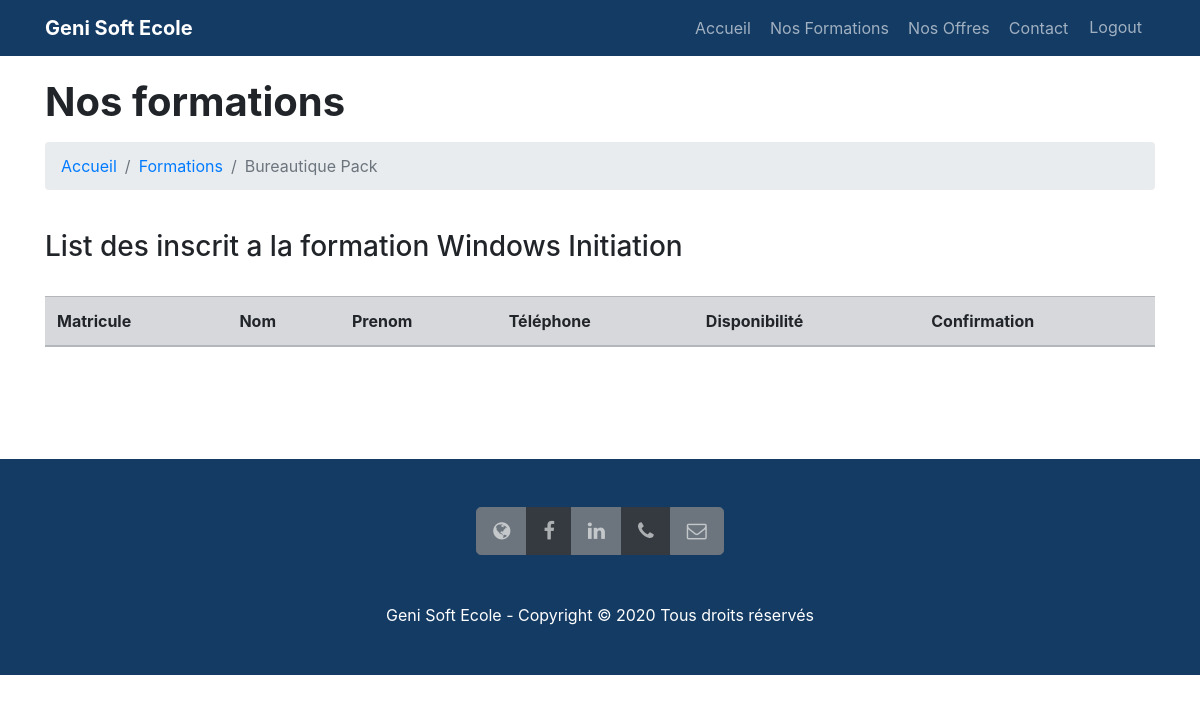
The page /formationsAdmin/BureautiquePack/WindowsInitiatition.php (signed in) on the database as committed earlier.
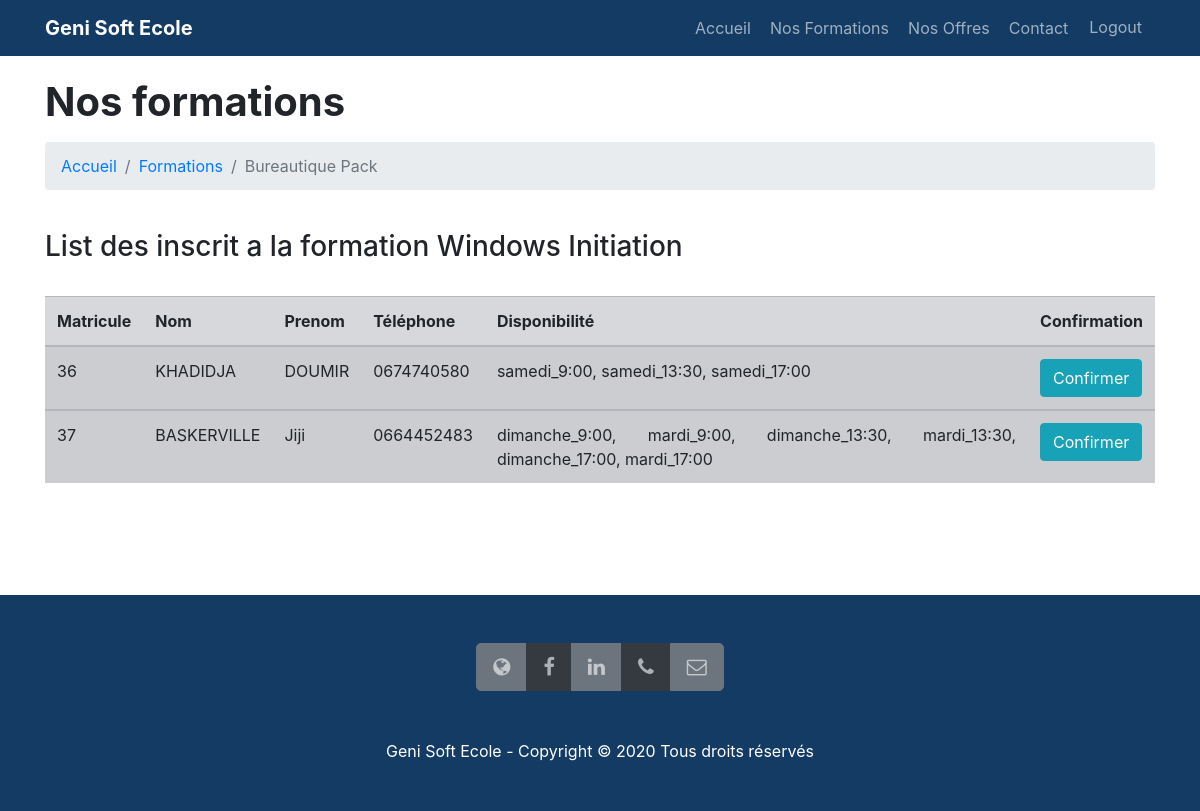
The same page on the database as committed later.
### tables this page shows
CREATE TABLE IF NOT EXISTS `preinscrit` (
  `matricule` int(11) NOT NULL AUTO_INCREMENT,
  `nom` varchar(100) NOT NULL,
  `prenom` varchar(100) NOT NULL,
  `gender` varchar(100) NOT NULL,
  `dateN` date NOT NULL,
  `lieuN` text NOT NULL,
  `adresse` text NOT NULL,
  `niveauEtu` varchar(100) NOT NULL,
  `telephone` int(12) NOT NULL,
  `formation` varchar(100) NOT NULL,
  `email` varchar(100) NOT NULL,
  `occupation` text NOT NULL,
  `disponibilité` text NOT NULL,
  PRIMARY KEY (`matricule`)
);

### formationsAdmin/BureautiquePack/WindowsInitiatition.php (the view, shortened to what this page needs)
<!doctype html>
<html lang="Fr">
<head>
    <link rel="stylesheet" href="https://stackpath.bootstrapcdn.com/bootstrap/4.4.1/css/bootstrap.min.css"
>
    <link rel="stylesheet" href="https://stackpath.bootstrapcdn.com/font-awesome/4.7.0/css/font-awesome.min.css" />
    <link rel="stylesheet" type="text/css" href="../../css/custom.css">
    <link rel="stylesheet" href="../../css/formation.css">
    <link rel="stylesheet" href="https://stackpath.bootstrapcdn.com/font-awesome/4.7.0/css/font-awesome.min.css" />
</head>
<body>
    <nav class="navbar navbar-expand-lg navbar-dark my-bg-color fixed-top">
        <div class="container">
            <a id="logo" href="../../php/indexAdmin.php" class="navbar-brand text-white">Geni Soft Ecole</a>
            <div class="collapse navbar-collapse" id="navbarResponsive">
                <ul class="navbar-nav ml-auto">
                    <li class="nav-item">
                        <a href="../../php/indexAdmin.php" class="nav-link">Accueil</a>
                    </li>
                    <li class="nav-item">
                        <a href="../../php/formationsAdmin.php" class="nav-link">Nos Formations</a>
                    </li>
                    <li class="nav-item">
                        <a href="" class="nav-link">Nos Offres</a>
                    </li>
                    <li class="nav-item">
                        <a href="" class="nav-link">Contact</a>
                    </li>
                    <li class="nav-item">
                        <a href="../../php/logout.php" class="btn btn-link" style="color: rgba(255,255,255,.6);">Logout</a>
                    </li>
                </ul>
            </div>
        </div>
    </nav>
    <div class="container">
        <h1 class="mt-4 mb-3">Nos formations</h1>
        <ul class="breadcrumb">
            <li class="breadcrumb-item"><a href="../../php/indexAdmin.php">Accueil</a></li>
            <li class="breadcrumb-item"><a href="../../php/formationsAdmin.php">Formations</a></li>
            <li class="breadcrumb-item active">Bureautique Pack</li>
        </ul>
    </div>
    <?php
        try
        {
            $bdd = new PDO('mysql:host=localhost;dbname=gsef;charset=utf8', 'root', '');
        }
        catch(Exception $e)
        {
                die('Erreur : '.$e->getMessage());
        }
        $reponse = $bdd->query('SELECT matricule, nom, prenom, gender, dateN, lieuN, adresse, niveauEtu, telephone, formation, email, occupation, disponibilité FROM preinscrit');
        echo '<br>';
        echo '<div class="container">';
        echo    '<h3>List des inscrit a la formation Windows Initiation</h3>';
        echo    '<br>';
            echo    '<table class="table table-secondary table-striped table-hover">';
            echo        '<thead>';
            echo        '<tr>';
            echo            '<th>Matricule</th>';
            echo            '<th>Nom</th>';
            echo            '<th>Prenom</th>';
            echo            '<th>Téléphone</th>';
            echo            '<th>Disponibilité</th>';
            echo            '<th>Confirmation</th>';
            echo        '</tr>';
        while ($donnees = $reponse->fetch())
        {
            echo        '</thead>';
            echo        '<tbody>';
            echo        '<tr>';
            echo            '<td>' . htmlspecialchars($donnees['matricule']) . '</td>';
            echo            '<td>' . strtoupper (htmlspecialchars($donnees['nom'])) . '</td>';
            echo            '<td>' . ucfirst (htmlspecialchars($donnees['prenom'])) . '</td>';
            echo            '<td> 0' . htmlspecialchars($donnees['telephone']) . '</td>';
            echo            '<td> ' . htmlspecialchars($donnees['disponibilité']) . '</td>';
            echo            '<td> <button class="btn btn-info" onclick="confirmer()">Confirmer</button> </td>';
            echo        '</tr>';
            echo        '</tbody>';
        }
        echo    '</table>';
    ?>
    </div>
    <br><br><br><br>
    <footer class="py-5 my-bg-color text-center">
        <div class="container">
            <div class="btn-group btn-group-lg">
                <a class="btn btn-secondary" href="https://www.geni-soft.com" target="blank"><i
                        class="fa fa-globe"></i></a>
                <a class="btn btn-dark" href="https://web.facebook.com/GeniSoftInformatique/?ref=br_rs"
                    target="blank"><i class="fa fa-facebook"></i></a>
                <a class="btn btn-secondary" href="https://www.linkedin.com/company/geni-soft-informatique"
                    target="blank"><i class="fa fa-linkedin"></i></a>
                <a class="btn btn-dark" href="../../contact.html"><i class="fa fa-phone"></i></a>
                <a class="btn btn-secondary" href="../../contact.html"><i class="fa fa-envelope-o"></i></a>
            </div>
            <br><br><br>
            <p class="m-0 text-center text-white">Geni Soft Ecole - Copyright &copy; 2020 Tous droits réservés</p>
        </div>
    </footer>
</body>
</html>

Rows that differ between the two databases and show on the page:
added preinscrit: matricule "36", nom "KHADIDJA", prenom "DOUMIR", telephone "674740580", disponibilité "samedi_9:00, samedi_13:30, samedi_17:00"
added preinscrit: matricule "37", nom "BASKERVILLE", prenom "Jiji", telephone "664452483", disponibilité "dimanche_9:00, mardi_9:00, dimanche_13:30, mardi_13:30, dimanche_17:00, mardi_17:00"
